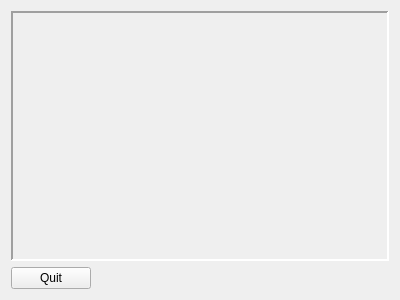
<?xml version="1.0" encoding="UTF-8"?>
<ui version="4.0">
 <class>MainWidget</class>
 <widget class="QWidget" name="MainWidget">
  <property name="geometry">
   <rect>
    <x>0</x>
    <y>0</y>
    <width>400</width>
    <height>300</height>
   </rect>
  </property>
  <property name="windowTitle">
   <string>MainWidget</string>
  </property>
  <layout class="QVBoxLayout" name="verticalLayout" stretch="1,0">
   <item>
    <widget class="QFrame" name="frame">
     <property name="frameShape">
      <enum>QFrame::Panel</enum>
     </property>
     <property name="frameShadow">
      <enum>QFrame::Sunken</enum>
     </property>
     <property name="lineWidth">
      <number>2</number>
     </property>
     <layout class="QGridLayout" name="field"/>
    </widget>
   </item>
   <item>
    <layout class="QHBoxLayout" name="horizontalLayout">
     <item>
      <widget class="QPushButton" name="quit">
       <property name="text">
        <string>Quit</string>
       </property>
      </widget>
     </item>
     <item>
      <spacer name="horizontalSpacer">
       <property name="orientation">
        <enum>Qt::Horizontal</enum>
       </property>
       <property name="sizeHint" stdset="0">
        <size>
         <width>40</width>
         <height>20</height>
        </size>
       </property>
      </spacer>
     </item>
    </layout>
   </item>
  </layout>
 </widget>
 <layoutdefault spacing="6" margin="11"/>
 <resources/>
 <connections/>
</ui>
